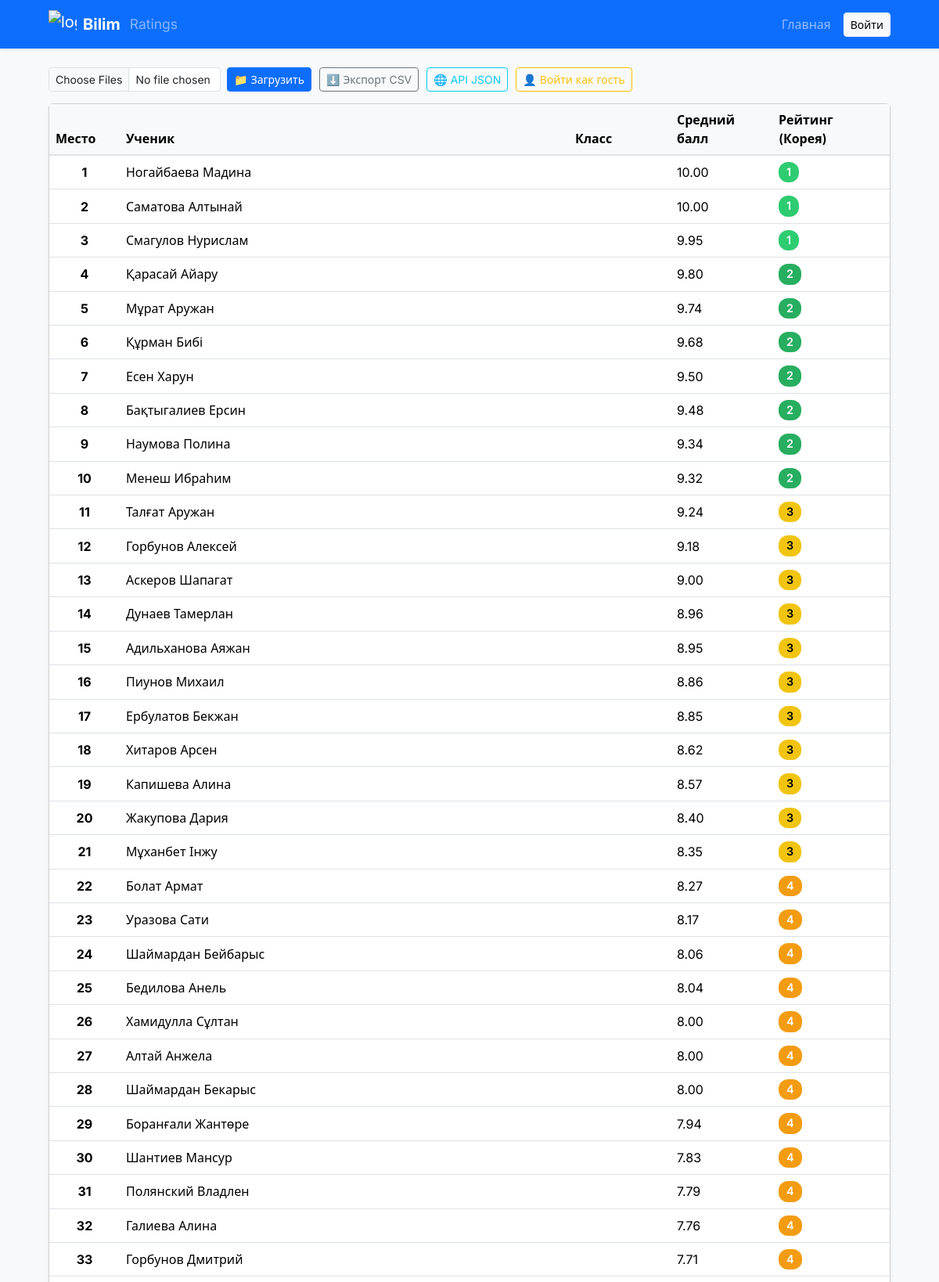
The page /guest (upper part) on the database its author committed.
### models.py (models this page shows, shortened)
class SavedRating(db.Model):
    __tablename__ = "saved_ratings"
    id = db.Column(db.Integer, primary_key=True)
    student_name = db.Column(db.String(256), nullable=False)
    klass = db.Column(db.String(64), nullable=False)
    parallel = db.Column(db.String(32), nullable=True)
    average = db.Column(db.Float, nullable=False)
    korean_rating = db.Column(db.Integer, nullable=False)
    place = db.Column(db.Integer, nullable=False)
    saved_at = db.Column(db.DateTime, default=datetime.utcnow)

### app.py (the view, shortened to what this page needs)
@app.route("/guest")
def guest():
    ratings = SavedRating.query.order_by(SavedRating.place).all()
    students = [{
        "name": r.student_name,
        "class": r.klass,
        "average": r.average,
        "place": r.place,
        "korean_rating": r.korean_rating,
        "parallel": r.parallel
    } for r in ratings]
    return render_template("dashboard.html", students=students, guest=True)

### templates/dashboard.html (shortened to what this page needs)
{% extends "base.html" %}
{% block content %}
<div class="upload-panel">
  <form action="{{ url_for('upload') }}" method="post" enctype="multipart/form-data">
    <input class="form-control form-control-sm" style="width:220px" type="file" name="file" multiple required>
    <button class="btn btn-primary btn-sm" type="submit">📁 Загрузить</button>
  </form>
  <a href="{{ url_for('export_csv') }}" class="btn btn-outline-secondary btn-sm">⬇️ Экспорт CSV</a>
  <a href="{{ url_for('api_ratings') }}" class="btn btn-outline-info btn-sm">🌐 API JSON</a>
  {% if not current_user.is_authenticated %}
    <a href="{{ url_for('login_guest') }}" class="btn btn-outline-warning btn-sm">👤 Войти как гость</a>
  {% endif %}
</div>
<div class="card shadow-sm">
  <div class="card-body p-0">
    <div class="table-responsive">
      <table class="table table-hover mb-0 align-middle">
        <thead class="table-light">
          <tr>
            <th style="width:90px;">Место</th>
            <th>Ученик</th>
            <th style="width:130px;">Класс</th>
            <th style="width:130px;">Средний балл</th>
            <th style="width:150px;">Рейтинг (Корея)</th>
          </tr>
        </thead>
        <tbody>
          {% for s in students %}
          <tr>
            <td class="fw-bold text-center">{{ s.place }}</td>
            <td>{{ s.name if s.name else ('ID:' ~ s.external_id) }}</td>
            <td>{{ s.klass }}</td>
            <td>{{ '%.2f'|format(s.average) }}</td>
            <td>
              <span class="badge rating-badge r{{ s.korean_rating }}">{{ s.korean_rating }}</span>
            </td>
          </tr>
          {% else %}
          <tr>
            <td colspan="5" class="text-center text-muted py-3">
              Нет данных — загрузите Excel-файлы классов 📊
            </td>
          </tr>
          {% endfor %}
        </tbody>
      </table>
    </div>
  </div>
</div>
{% endblock %}

### templates/base.html (shortened to what this page needs)
<!doctype html>
<html lang="ru">
<head>
<link href="https://cdn.jsdelivr.net/npm/bootstrap@5.3.2/dist/css/bootstrap.min.css" rel="stylesheet">
<link href="https://cdn.jsdelivr.net/npm/bootstrap-icons@1.11.3/font/bootstrap-icons.css" rel="stylesheet">
<link rel="stylesheet" href="{{ url_for('static', filename='style.css') }}">
</head>
<body class="bg-light">
<header class="mb-4">
<nav class="navbar navbar-expand-lg navbar-dark bg-primary shadow-sm">
<div class="container">
<a class="navbar-brand d-flex align-items-center gap-2" href="{{ url_for('index') }}">
<img src="{{ url_for('static', filename='images/logo.svg') }}" alt="logo" width="36" height="36">
<span class="fw-bold">Bilim</span>
<small class="text-white-50 ms-1">Ratings</small>
</a>
<div class="collapse navbar-collapse" id="navMain">
<ul class="navbar-nav ms-auto align-items-lg-center">
<li class="nav-item me-2">
<a class="nav-link" href="{{ url_for('index') }}">Главная</a>
</li>
{% if current_user.is_authenticated %}
<li class="nav-item me-2">
<a class="nav-link" href="{{ url_for('dashboard') }}">Панель</a>
</li>
<li class="nav-item">
<a class="btn btn-light btn-sm" href="{{ url_for('logout') }}">Выйти</a>
</li>
{% else %}
<li class="nav-item">
<a class="btn btn-light btn-sm" href="{{ url_for('login') }}">Войти</a>
</li>
{% endif %}
</ul>
</div>
</div>
</nav>
</header>
<main class="container">
{% block content %}{% endblock %}
</main>
</html>

### static/style.css (style rules this page uses)
:root { --brand:#0d6efd; --muted:#6c757d; }
body { font-family: 'Inter', system-ui, -apple-system, 'Segoe UI', Roboto, 'Helvetica Neue', Arial, 'Noto Sans', 'Apple Color Emoji', 'Segoe UI Emoji', 'Segoe UI Symbol'; }
.rating-badge { display:inline-block;padding:.4rem .65rem;border-radius:8px;color:#fff;font-weight:700 }
.r1 { background:#16a34a }
.r2 { background:#0ea5e9 }
.r3 { background:#06b6d4 }
.r4 { background:#f59e0b }
.container { max-width:1100px }

### templates/dashboard.html (style rules this page uses)
.upload-panel { display: flex; flex-wrap: wrap; gap: 10px; margin-bottom: 15px; align-items: center; }
.upload-panel form { display: flex; align-items: center; gap: 8px; }
.rating-badge { font-size: 0.9rem; padding: 6px 10px; border-radius: 12px; font-weight: 600; }
.r1 { background-color: #2ecc71; color: #fff; }
.r2 { background-color: #27ae60; color: #fff; }
.r3 { background-color: #f1c40f; color: #000; }
.r4 { background-color: #f39c12; color: #fff; }
.table thead th { background: #f8f9fa; border-bottom: 2px solid #dee2e6; font-weight: 600; }

### rows shown on the page
SavedRating: place "1", student_name "Ногайбаева Мадина", average "10.00", korean_rating "1"
SavedRating: place "2", student_name "Саматова Алтынай", average "10.00", korean_rating "1"
SavedRating: place "3", student_name "Смагулов Нурислам", average "9.95", korean_rating "1"
SavedRating: place "4", student_name "Қарасай Айару", average "9.80", korean_rating "2"
SavedRating: place "5", student_name "Мұрат Аружан", average "9.74", korean_rating "2"
SavedRating: place "6", student_name "Құрман Бибі", average "9.68", korean_rating "2"
SavedRating: place "7", student_name "Есен Харун", average "9.50", korean_rating "2"
SavedRating: place "8", student_name "Бақтыгалиев Ерсин", average "9.48", korean_rating "2"
SavedRating: place "9", student_name "Наумова Полина", average "9.34", korean_rating "2"
SavedRating: place "10", student_name "Менеш Ибраһим", average "9.32", korean_rating "2"
SavedRating: place "11", student_name "Талғат Аружан", average "9.24", korean_rating "3"
SavedRating: place "12", student_name "Горбунов Алексей", average "9.18", korean_rating "3"
SavedRating: place "13", student_name "Аскеров Шапагат", average "9.00", korean_rating "3"
SavedRating: place "14", student_name "Дунаев Тамерлан", average "8.96", korean_rating "3"
SavedRating: place "15", student_name "Адильханова Аяжан", average "8.95", korean_rating "3"
SavedRating: place "16", student_name "Пиунов Михаил", average "8.86", korean_rating "3"
SavedRating: place "17", student_name "Ербулатов Бекжан", average "8.85", korean_rating "3"
SavedRating: place "18", student_name "Хитаров Арсен", average "8.62", korean_rating "3"
SavedRating: place "19", student_name "Капишева Алина", average "8.57", korean_rating "3"
SavedRating: place "20", student_name "Жакупова Дария", average "8.40", korean_rating "3"
SavedRating: place "21", student_name "Мұханбет Інжу", average "8.35", korean_rating "3"
SavedRating: place "22", student_name "Болат Армат", average "8.27", korean_rating "4"
SavedRating: place "23", student_name "Уразова Сати", average "8.17", korean_rating "4"
SavedRating: place "24", student_name "Шаймардан Бейбарыс", average "8.06", korean_rating "4"
SavedRating: place "25", student_name "Бедилова Анель", average "8.04", korean_rating "4"
SavedRating: place "26", student_name "Хамидулла Сұлтан", average "8.00", korean_rating "4"
SavedRating: place "27", student_name "Алтай Анжела", average "8.00", korean_rating "4"
SavedRating: place "28", student_name "Шаймардан Бекарыс", average "8.00", korean_rating "4"
SavedRating: place "29", student_name "Боранғали Жантөре", average "7.94", korean_rating "4"
SavedRating: place "30", student_name "Шантиев Мансур", average "7.83", korean_rating "4"
SavedRating: place "31", student_name "Полянский Владлен", average "7.79", korean_rating "4"
SavedRating: place "32", student_name "Галиева Алина", average "7.76", korean_rating "4"
SavedRating: place "33", student_name "Горбунов Дмитрий", average "7.71", korean_rating "4"
